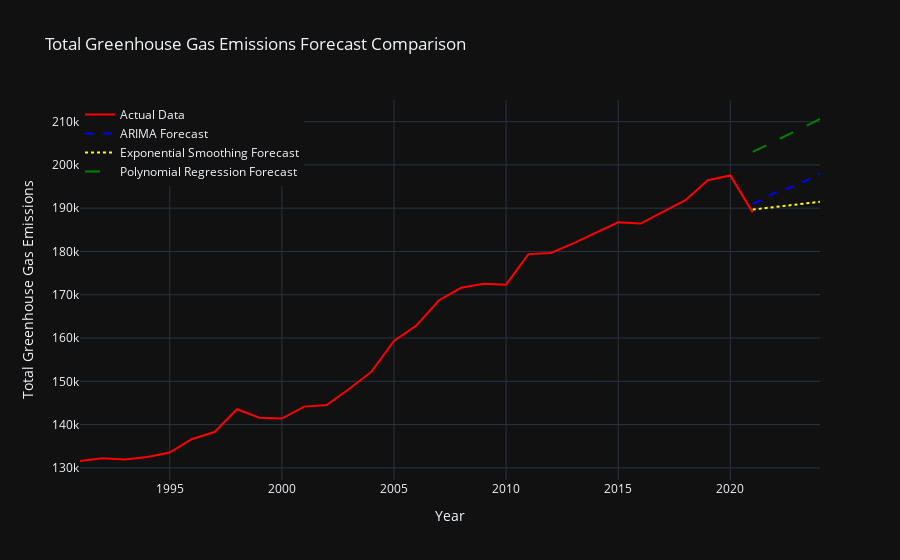

Notebook code for this chart:
### Markdown cell above
## Comparing the predictions

### Code cell
# Plot the comparison
fig_combined = go.Figure()

# Actual Data
fig_combined.add_trace(go.Scatter(
    x=annual_data.index,
    y=annual_data.values,
    mode='lines',
    name='Actual Data',
    line=dict(color='red')
))

# ARIMA Forecast
fig_combined.add_trace(go.Scatter(
    x=forecast_index_arima,
    y=forecast_arima,
    mode='lines',
    name='ARIMA Forecast',
    line=dict(color='blue', dash='dash')
))

# Exponential Smoothing Forecast
fig_combined.add_trace(go.Scatter(
    x=forecast_index_es,
    y=forecast_es,
    mode='lines',
    name='Exponential Smoothing Forecast',
    line=dict(color='yellow', dash='dot')
))

# Polynomial Regression Forecast
fig_combined.add_trace(go.Scatter(
    x=future_predictions.index,
    y=future_predictions['Predicted_total_ghg'],
    mode='lines',
    name='Polynomial Regression Forecast',
    line=dict(color='green', dash='longdash')
))

fig_combined.update_layout(
    title='Total Greenhouse Gas Emissions Forecast Comparison',
    xaxis_title='Year',
    yaxis_title='Total Greenhouse Gas Emissions',
    legend=dict(x=0, y=1),
    hovermode='x unified'
)

fig_combined.show()

### Figure 1 — Plotly figure (JSON) as saved in the notebook; plotly's stock layout.template omitted (floating-point values rounded to 4 significant figures)
{"data": [{"line": {"color": "red"}, "mode": "lines", "name": "Actual Data", "x": ["1990-12-31T00:00:00", "1991-12-31T00:00:00", "1992-12-31T00:00:00", "1993-12-31T00:00:00", "1994-12-31T00:00:00", "1995-12-31T00:00:00", "1996-12-31T00:00:00", "1997-12-31T00:00:00", "1998-12-31T00:00:00", "1999-12-31T00:00:00", "2000-12-31T00:00:00", "2001-12-31T00:00:00", "2002-12-31T00:00:00", "2003-12-31T00:00:00", "2004-12-31T00:00:00", "2005-12-31T00:00:00", "2006-12-31T00:00:00", "2007-12-31T00:00:00", "2008-12-31T00:00:00", "2009-12-31T00:00:00", "2010-12-31T00:00:00", "2011-12-31T00:00:00", "2012-12-31T00:00:00", "2013-12-31T00:00:00", "2014-12-31T00:00:00", "2015-12-31T00:00:00", "2016-12-31T00:00:00", "2017-12-31T00:00:00", "2018-12-31T00:00:00", "2019-12-31T00:00:00", "2020-12-31T00:00:00"], "y": [131600.0, 132200.0, 132000.0, 132500.0, 133500.0, 136700.0, 138300.0, 143500.0, 141600.0, 141400.0, 144200.0, 144500.0, 148200.0, 152200.0, 159300.0, 162900.0, 168700.0, 171600.0, 172600.0, 172300.0, 179400.0, 179700.0, 181900.0, 184300.0, 186700.0, 186500.0, 189200.0, 191800.0, 196500.0, 197600.0, 189000.0], "type": "scatter"}, {"line": {"color": "blue", "dash": "dash"}, "mode": "lines", "name": "ARIMA Forecast", "x": ["2020-12-31T00:00:00", "2021-12-31T00:00:00", "2022-12-31T00:00:00", "2023-12-31T00:00:00"], "y": [190900.0, 193600.0, 195400.0, 198000.0], "type": "scatter"}, {"line": {"color": "yellow", "dash": "dot"}, "mode": "lines", "name": "Exponential Smoothing Forecast", "x": ["2020-12-31T00:00:00", "2021-12-31T00:00:00", "2022-12-31T00:00:00", "2023-12-31T00:00:00"], "y": [189700.0, 190300.0, 190900.0, 191500.0], "type": "scatter"}, {"line": {"color": "green", "dash": "longdash"}, "mode": "lines", "name": "Polynomial Regression Forecast", "x": ["2021-01-01T00:00:00", "2022-01-01T00:00:00", "2023-01-01T00:00:00", "2024-01-01T00:00:00"], "y": [203000.0, 205500.0, 208100.0, 210600.0], "type": "scatter"}], "layout": {"legend": {"x": 0, "y": 1}, "title": {"text": "Total Greenhouse Gas Emissions Forecast Comparison"}, "xaxis": {"title": {"text": "Year"}}, "yaxis": {"title": {"text": "Total Greenhouse Gas Emissions"}}, "hovermode": "x unified"}}
